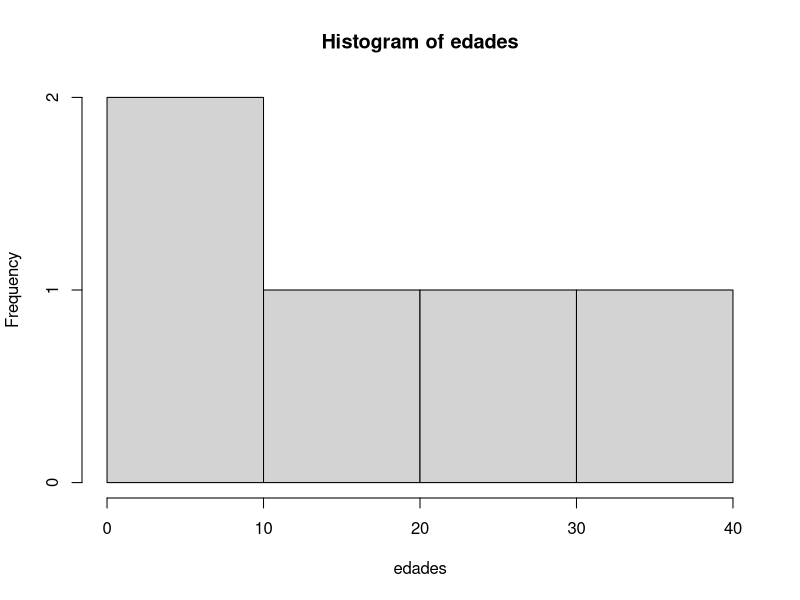
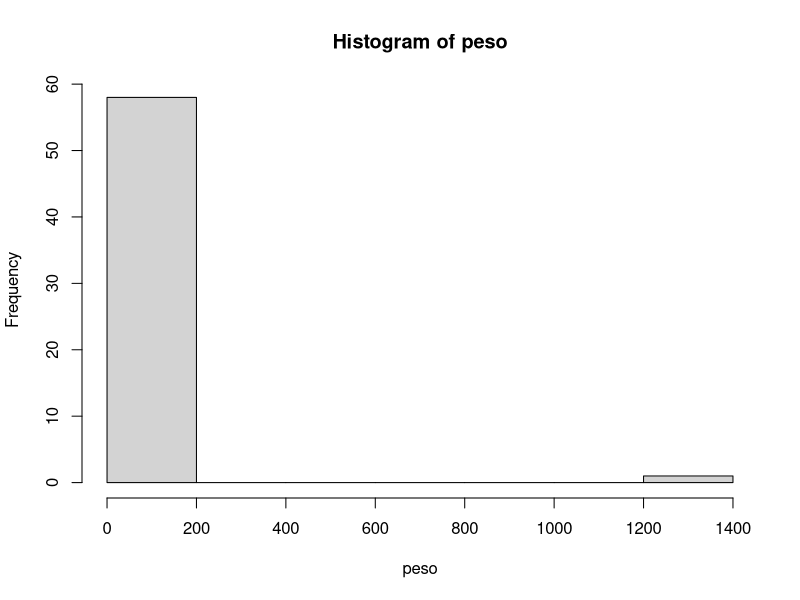

The R script that drew these images, in order: (Note: this script raises an error after producing the figures.)
# Script de la clase 3 -----------------------


edades <- c(8,19,34,23,5)

set.seed(1) #es la semilla

sample(edades, size = 100, replace = T)  # el sample ordena cada vez con una distinta semilla

rbinom(n = 7,size = 100,prob = 0.10)

dbinom(x = 8,size = 100,prob = 0.10) 

pbinom(q = 8,size = 100,prob = 0.10)

hist(edades)

mean(edades)


# Cargar librerias --------------------------------------------------------

library(tidyverse)

peso <- starwars[["mass"]]

altura <- starwars$height

nacimiento <- starwars$birth_year

mean(peso,na.rm = T)

hist(peso)

# Metiendose adentro de mean:

# Vector peso:
sum(peso,na.rm = T)/length(peso) # Hay mas elementos por la presencia de NA

peso[!is.na(peso)]

peso_sin_na <- peso[!is.na(peso)]

sum(peso,na.rm = T)/length(peso_sin_na)


# Altura:

tamano_sin_na <- altura[!is.na(altura)]

sum(altura,na.rm = T)/length(tamano_sin_na)

mean(altura,na.rm = T)

# Saber cuantos valores completos

altura_sin_na <- altura[!is.na(altura)] #extraer los lementos vacios

todos <- length(altura)

length(altura_sin_na)

completos <- length(altura_sin_na)

paste("el vector tiene", todos, "elementos y",completos,"no son NA",sep = " ")

# Me toca repetir la misma operacion para toooodas la variables
todos <- length(peso)

peso_sin_na <- peso[!is.na(peso)]

completos <- length(peso_sin_na)

paste("el vector tiene", todos, "elementos y",completos,"no son NA",sep = " ")


# Mejor creo una función!!!! ----------------------------------------------

valores_completos <- function(tabla,
                              variable){
  
  # Extraer el vector de la variable
  
  vector <- tabla[[variable]]
  
  # Calcular el tamaño
  
  todos <- length(vector)
  
  # Ver los completos
  
  vector_sin_na <- vector[!is.na(vector)]
  
  completos <- length(vector_sin_na)
  
  # Imprimir el mensaje
  mensaje <- paste("el vector tiene",
                   todos, "elementos y",
                   completos,"no son NA",sep = " ")
  
  return(mensaje)
}

names(starwars)

rm(list = ls()) # es para hacer una limpieza de enviroment


# Otra vez estoy copiando y pegando el codigo con el cambio de la variable

valores_completos(tabla = starwars,variable = "mass")
valores_completos(tabla = starwars,variable = "height")
valores_completos(tabla = starwars,variable = "sex")
valores_completos(tabla = starwars,variable = "birth_year")



#  Pero el R tiene los loops!! -------------------------------------------



variables <- c("mass","height","sex","birth_year")


for (i in variables) {
  
  msm <- valores_completos(tabla = starwars,variable = i)
  
  print(msm)
  
}


# Condicional:

class(starwars$name)

class(starwars$mass)

is.numeric(starwars$mass)

is.numeric(starwars$name)


# Loop sobre todas las columnas de un dataframe

for(i in names(starwars)){
  
  variable <- starwars[[i]]
  
  msm <- paste("la variable",i,"es un",class(variable))
  
  print(msm)
  
}

# Condicionales:

vector <- starwars$starships
vector <- starwars$height

class(starwars$starships)

# 
str(starwars)
# Condicional simple:

if(is.numeric(vector)){
  
  msm <- paste("la media es",mean(vector,na.rm = T),sep = " ")
  
  print(msm)
}

for(i in names(starwars)){
  
  vector <- starwars[[i]]
  
  if(is.numeric(vector)){
    
    msm <- paste("la media de la variable",i,"es",mean(vector,na.rm = T),sep = " ")
    
    print(msm)
  }
  
}

# Condicional con alternativa general


if(is.numeric(vector)){
  
  msm <- paste("la media es",mean(vector,na.rm = T),sep = " ")
  
}else{
  
  msm <- paste("la variable",i,"es un",class(variable))
}

# Condicional con alternativas especificas

vector <- starwars$hair_color

unique(vector)

if(is.numeric(vector)){
  
  msm <- paste("la media es",mean(vector,na.rm = T),sep = " ")
  
}else if(is.character(vector)){
  
  unicos <- unique(vector)
  
  msm <- paste("la variable",i,"tiene",length(unicos),"unicos",sep = " ")
}

print(msm)

# Juntando todo, o armando el megazord

for(i in names(starwars)){
  
  vector <- starwars[[i]]
  
  if(is.numeric(vector)){
    
    msm <- paste("la media de la variable",i,"es",mean(vector,na.rm = T),sep = " ")
    
  }else if(is.character(vector)){
    
    unicos <- unique(vector)
    
    msm <- paste("la variable",i,"tiene",length(unicos),"unicos",sep = " ")
  }
  
  print(msm)
}


# replicar ese gran proceso para otra tabla

tabla <- iris

tabla <- starwars

for(i in names(tabla)){
  
  vector <- tabla[[i]]
  
  if(is.numeric(vector)){
    
    msm <- paste("la media de la variable",i,"es",mean(vector,na.rm = T),sep = " ")
    
  }else if(is.character(vector)){
    
    unicos <- unique(vector)
    
    msm <- paste("la variable",i,"tiene",length(unicos),"unicos",sep = " ")
  }else{
    
    msm <- paste("la variable",i,"es un",class(variable))
    
  }
  
  print(msm)
}

# Creando un data frame de resumen con un loop

tabla <- starwars

resumen_tabla <- data.frame(
  var = NA,
  n_elementos = NA,
  completos = NA,
  clase = NA,
  media = NA,
  unicos = NA
)


# ejemplo basico:

vector <- 0

for(i in 1:10){
  
  vector <- c(vector, i)
  
  print(vector)
}

for(variable in names(tabla)){
  # Extraer el vector de la variable
  
  resumen <- data.frame(var = variable)
  
  vector <- tabla[[variable]]
  
  # Calcular el tamaño
  
  todos <- length(vector)
  
  resumen$n_elementos <-  todos
  
  # Ver los completos
  
  vector_sin_na <- vector[!is.na(vector)]
  
  completos <- length(vector_sin_na)
  
  resumen$completos <-  completos
  
  # el tipo de variable
  
  resumen$clase <- class( vector)
  
  
  # Creacion de la columna media con un condicional
  
  if(is.numeric(vector)){
    
    resumen$media <- mean(vector,na.rm = T)
    
  }else{
    
    resumen$media <- NA
  } 
  
  
  if(is.character(vector)){
    
    unicos <- unique(vector)
    
    resumen$unicos  <- length(unicos)
    
  }else{
    
    resumen$unicos <- NA
    
  }
  
  # juntar el resumen de todas las variables
  
  resumen_tabla <- rbind(resumen_tabla,resumen)
  
  
}

print(resumen_tabla)
print(resumen_tabla)
# Versioon 2.0 ------------------------------------------------------------


resumen_variables <- function(tabla){
  
  resumen_tabla <- data.frame(
    var = NA,
    n_elementos = NA,
    completos = NA,
    clase = NA,
    media = NA,
    unicos = NA
  )
  
  for(variable in names(tabla)){
    # Extraer el vector de la variable
    
    resumen <- data.frame(var = variable)
    
    vector <- tabla[[variable]]
    
    # Calcular el tamaño
    
    todos <- length(vector)
    
    resumen$n_elementos <-  todos
    
    # Ver los completos
    
    vector_sin_na <- vector[!is.na(vector)]
    
    completos <- length(vector_sin_na)
    
    resumen$completos <-  completos
    
    # el tipo de variable
    
    resumen$clase <- class( vector)
    
    
    # Creacion de la columna media con un condicional
    
    if(is.numeric(vector)){
      
      resumen$media <- mean(vector,na.rm = T)
      
    }else{
      
      resumen$media <- NA
    } 
    
    
    if(is.character(vector)){
      
      unicos <- unique(vector)
      
      resumen$unicos  <- length(unicos)
      
    }else{
      
      resumen$unicos <- NA
      
    }
    
    # juntar el resumen de todas las variables
    
    resumen_tabla <- rbind(resumen_tabla,resumen)
    
    
  }
  
  return(resumen_tabla)
}


resumen_variables(iris)

resumen_variables(starwars)

resumen_variables(mtcars)
